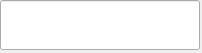
   <widget class="caFrame" name="caFrame_16">
    <property name="geometry">
     <rect>
      <x>864</x>
      <y>1105</y>
      <width>202</width>
      <height>53</height>
     </rect>
    </property>
    <widget class="caGraphics" name="caRectangle_9">
     <property name="geometry">
      <rect>
       <x>0</x>
       <y>1</y>
       <width>200</width>
       <height>50</height>
      </rect>
     </property>
     <property name="foreground">
      <color>
       <red>0</red>
       <green>0</green>
       <blue>0</blue>
      </color>
     </property>
     <property name="linestyle" stdset="0">
      <enum>caGraphics::Solid</enum>
     </property>
     <property name="fillstyle" stdset="0">
      <enum>caGraphics::Filled</enum>
     </property>
     <property name="lineColor">
      <color>
       <red>0</red>
       <green>0</green>
       <blue>0</blue>
      </color>
     </property>
     <property name="form">
      <enum>caGraphics::Rectangle</enum>
     </property>
    </widget>
    <widget class="caFrame" name="caFrame_17">
     <property name="geometry">
      <rect>
       <x>0</x>
       <y>0</y>
       <width>202</width>
       <height>52</height>
      </rect>
     </property>
     <property name="visibility">
      <enum>caFrame::Calc</enum>
     </property>
     <property name="visibilityCalc">
      <string>A&gt;150&amp;&amp;A&lt;300</string>
     </property>
     <property name="channel" stdset="0">
      <string>CRREV:FIST:2</string>
     </property>
     <widget class="caLineEdit" name="caLineEdit_58">
      <property name="geometry">
       <rect>
        <x>0</x>
        <y>0</y>
        <width>200</width>
        <height>50</height>
       </rect>
      </property>
      <property name="alignment">
       <set>Qt::AlignAbsolute|Qt::AlignRight|Qt::AlignTrailing|Qt::AlignVCenter</set>
      </property>
      <property name="channel" stdset="0">
       <string>CRREV:FIST:2</string>
      </property>
      <property name="foreground">
       <color>
        <red>255</red>
        <green>255</green>
        <blue>255</blue>
       </color>
      </property>
      <property name="background">
       <color>
        <red>0</red>
        <green>0</green>
        <blue>0</blue>
       </color>
      </property>
      <property name="colorMode">
       <enum>caLineEdit::Alarm_Static</enum>
      </property>
      <property name="precision">
       <number>1</number>
      </property>
      <property name="precisionMode">
       <enum>caLineEdit::User</enum>
      </property>
      <property name="limitsMode">
       <enum>caLineEdit::User</enum>
      </property>
      <property name="maxValue">
       <double>203.000000000000000</double>
      </property>
      <property name="minValue">
       <double>170.000000000000000</double>
      </property>
      <property name="fontScaleMode">
       <enum>caLineEdit::Height</enum>
      </property>
      <property name="formatType">
       <enum>caLineEdit::decimal</enum>
      </property>
     </widget>
    </widget>
   </widget>
